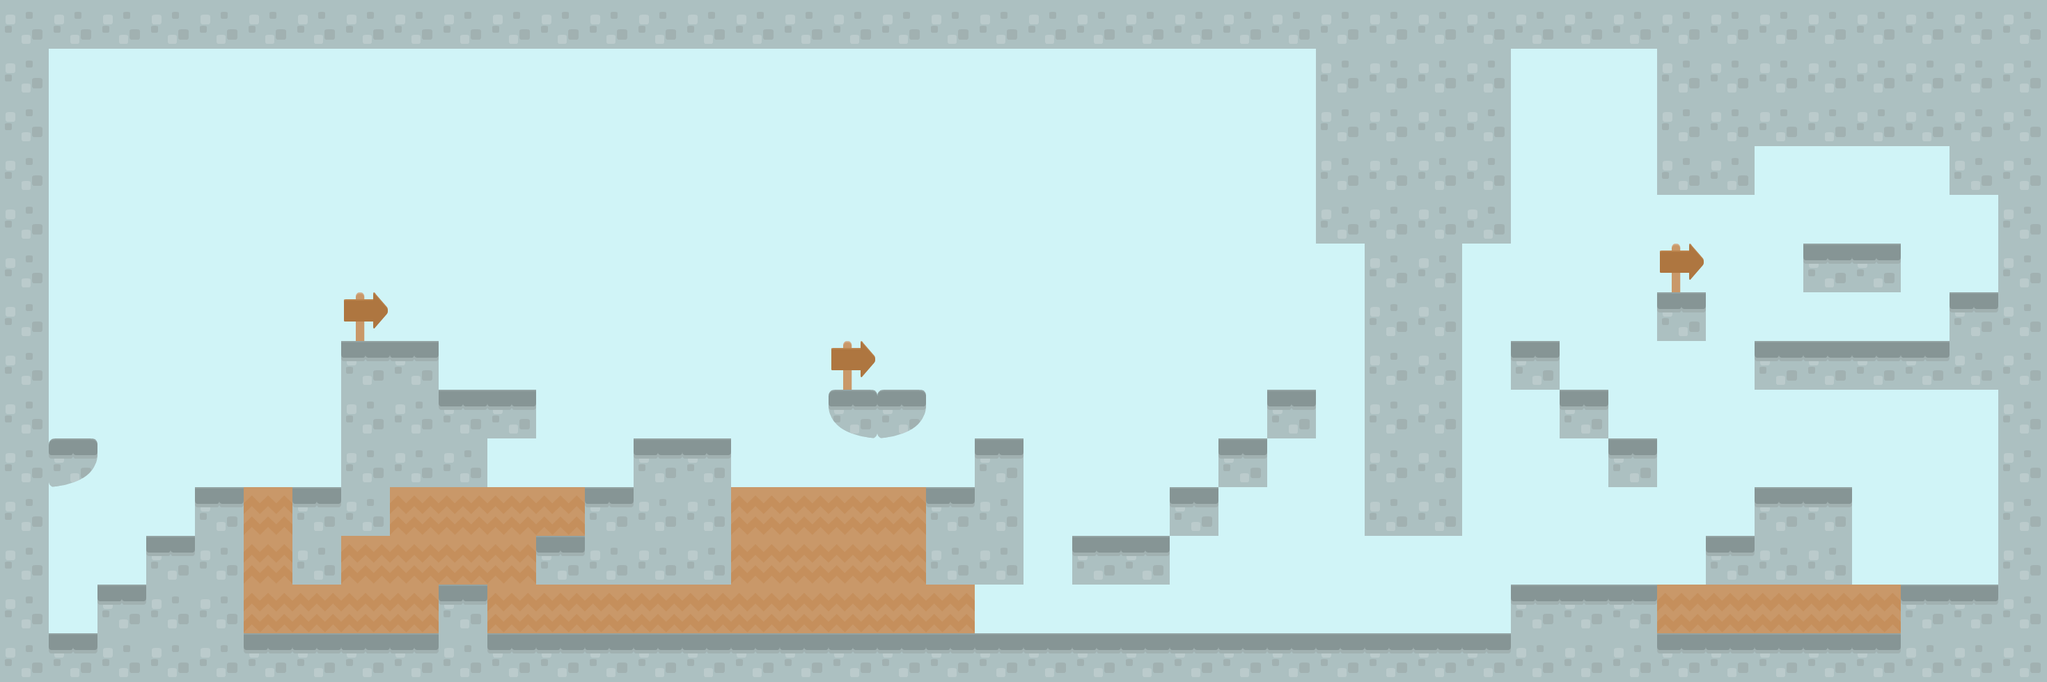

Tiled map render using the project's own tile images. Description and the map definition, with tile-layer contents summarised, below:
An orthogonal 42x14 tile map with 70x70 px tiles, 4 tile layers (BackgroundLayer, DecorationLayer, CollisionLayer, FruitLayer), 4 tilesets.

<map version="1.0" orientation="orthogonal" renderorder="left-up" width="42" height="14" tilewidth="70" tileheight="70" nextobjectid="19">
 <tileset firstgid="1" name="tiles_spritesheet" tilewidth="70" tileheight="70" spacing="2">
  <image source="../CutePack/Base pack/Tiles/tiles_spritesheet.png" trans="ff00ff" width="914" height="936" />
  <tile id="44">
   <properties>
    <property name="suelo" value="true" />
   </properties>
  </tile>
  <tile id="56">
   <properties>
    <property name="suelo" value="true" />
   </properties>
  </tile>
  <tile id="68">
   <properties>
    <property name="suelo" value="true" />
   </properties>
  </tile>
  <tile id="80">
   <properties>
    <property name="suelo" value="true" />
   </properties>
  </tile>
  <tile id="91">
   <properties>
    <property name="suelo" value="true" />
   </properties>
  </tile>
  <tile id="97">
   <properties>
    <property name="fruitType" value="apple" />
   </properties>
  </tile>
  <tile id="103">
   <properties>
    <property name="suelo" value="true" />
   </properties>
  </tile>
  <tile id="115">
   <properties>
    <property name="suelo" value="true" />
   </properties>
  </tile>
  <tile id="132">
   <properties>
    <property name="desplazable" value="true" />
    <property name="suelo" value="true" />
   </properties>
  </tile>
 </tileset>
 <tileset firstgid="157" name="fondo" tilewidth="70" tileheight="70" spacing="2">
  <image source="../CutePack/Base pack/bg.png" trans="ff00ff" width="256" height="256" />
 </tileset>
 <tileset firstgid="166" name="transparent" tilewidth="70" tileheight="70">
  <image source="../CutePack/transparent.png" width="70" height="70" />
  <tile id="0">
   <properties>
    <property name="tileType" value="air" />
   </properties>
  </tile>
 </tileset>
 <tileset firstgid="167" name="Frutas-01" tilewidth="70" tileheight="70">
  <image source="../CutePack/Frutas/Frutas-01.png" width="140" height="140" />
  <tile id="0">
   <properties>
    <property name="tileType" value="manzana" />
   </properties>
  </tile>
  <tile id="1">
   <properties>
    <property name="tileType" value="uva" />
   </properties>
  </tile>
  <tile id="2">
   <properties>
    <property name="tileType" value="sandia" />
   </properties>
  </tile>
  <tile id="3">
   <properties>
    <property name="tileType" value="pera" />
   </properties>
  </tile>
 </tileset>
 <layer name="BackgroundLayer" width="42" height="14">
  <data>[588 cells, 588 non-empty, 1 distinct tile ids]</data>
 </layer>
 <layer name="DecorationLayer" width="42" height="14">
  <data>[588 cells, 60 non-empty, 2 distinct tile ids]</data>
 </layer>
 <layer name="CollisionLayer" width="42" height="14">
  <data>[588 cells, 588 non-empty, 5 distinct tile ids]</data>
 </layer>
 <layer name="FruitLayer" width="42" height="14">
  <data>[588 cells, 20 non-empty, 4 distinct tile ids]</data>
 </layer>
</map>
